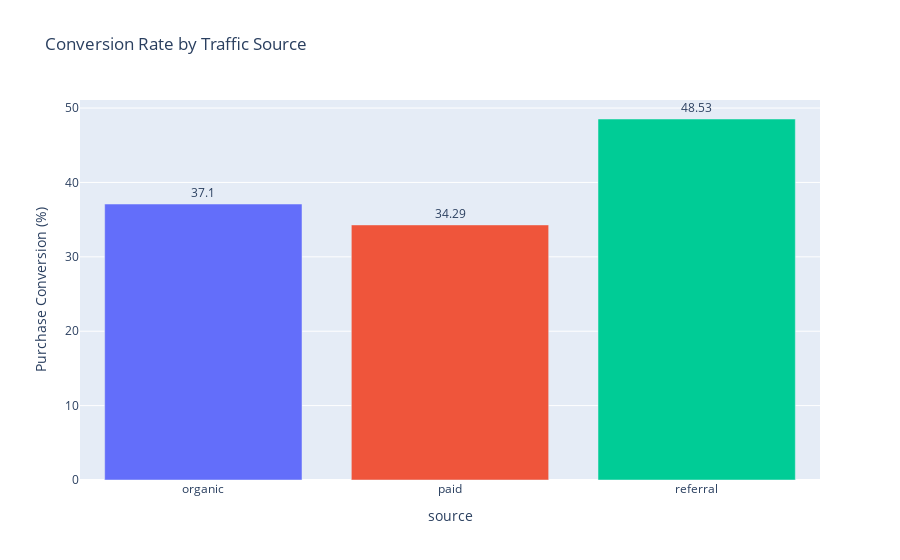

This figure's notebook cell:
### Code cell
# Funnel by source
query7 = """
SELECT
    l.source,
    COUNT(DISTINCT l.user_id) AS landing_users,
    COUNT(DISTINCT p.user_id) AS purchase_users
FROM landing_page_visits l
LEFT JOIN purchases p ON l.user_id = p.user_id
GROUP BY l.source
"""
df_source = pd.read_sql(query7, conn)
df_source["conversion_rate"] = (df_source["purchase_users"] * 100 / df_source["landing_users"]).round(2)

fig = px.bar(
    df_source,
    x="source",
    y="conversion_rate",
    text="conversion_rate",
    color="source",
    title="Conversion Rate by Traffic Source",
    labels={"conversion_rate": "Purchase Conversion (%)"},
)
fig.update_traces(textposition="outside")
fig.update_layout(showlegend=False)
fig.write_image("Conversion Rate by Traffic Source.png", width=800, height=500)
fig.show()

### Figure 1 — Plotly figure (JSON) as saved in the notebook; plotly's stock layout.template omitted (floating-point values rounded to 4 significant figures)
{"data": [{"hovertemplate": "source=%{x}<br>Purchase Conversion (%)=%{text}<extra></extra>", "legendgroup": "organic", "marker": {"color": "#636efa", "pattern": {"shape": ""}}, "name": "organic", "orientation": "v", "showlegend": true, "text": [37.1], "textposition": "outside", "type": "bar", "x": ["organic"], "xaxis": "x", "y": [37.1], "yaxis": "y"}, {"hovertemplate": "source=%{x}<br>Purchase Conversion (%)=%{text}<extra></extra>", "legendgroup": "paid", "marker": {"color": "#EF553B", "pattern": {"shape": ""}}, "name": "paid", "orientation": "v", "showlegend": true, "text": [34.29], "textposition": "outside", "type": "bar", "x": ["paid"], "xaxis": "x", "y": [34.29], "yaxis": "y"}, {"hovertemplate": "source=%{x}<br>Purchase Conversion (%)=%{text}<extra></extra>", "legendgroup": "referral", "marker": {"color": "#00cc96", "pattern": {"shape": ""}}, "name": "referral", "orientation": "v", "showlegend": true, "text": [48.53], "textposition": "outside", "type": "bar", "x": ["referral"], "xaxis": "x", "y": [48.53], "yaxis": "y"}], "layout": {"autosize": true, "barmode": "relative", "legend": {"title": {"text": "source"}, "tracegroupgap": 0}, "showlegend": false, "title": {"text": "Conversion Rate by Traffic Source"}, "xaxis": {"anchor": "y", "autorange": true, "categoryarray": ["organic", "paid", "referral"], "categoryorder": "array", "domain": [0, 1], "range": [-0.5, 2.5], "title": {"text": "source"}, "type": "category"}, "yaxis": {"anchor": "x", "autorange": true, "domain": [0, 1], "range": [0, 51.08], "title": {"text": "Purchase Conversion (%)"}, "type": "linear"}}}
